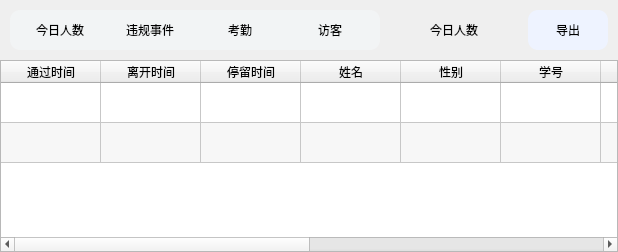
        <widget class="QWidget" name="page">
         <layout class="QVBoxLayout" name="verticalLayout_7" stretch="1,8">
          <property name="spacing">
           <number>0</number>
          </property>
          <property name="leftMargin">
           <number>0</number>
          </property>
          <property name="topMargin">
           <number>0</number>
          </property>
          <property name="rightMargin">
           <number>0</number>
          </property>
          <property name="bottomMargin">
           <number>0</number>
          </property>
          <item>
           <widget class="QWidget" name="widget" native="true">
            <layout class="QHBoxLayout" name="horizontalLayout_4" stretch="4,4,1">
             <property name="spacing">
              <number>50</number>
             </property>
             <property name="leftMargin">
              <number>10</number>
             </property>
             <property name="topMargin">
              <number>10</number>
             </property>
             <property name="rightMargin">
              <number>10</number>
             </property>
             <property name="bottomMargin">
              <number>10</number>
             </property>
             <item>
              <widget class="QWidget" name="button_widget" native="true">
               <property name="styleSheet">
                <string notr="true">background-color: rgb(242, 244, 245);
border-radius: 10px;</string>
               </property>
               <layout class="QHBoxLayout" name="horizontalLayout_2">
                <property name="spacing">
                 <number>10</number>
                </property>
                <property name="leftMargin">
                 <number>10</number>
                </property>
                <property name="topMargin">
                 <number>0</number>
                </property>
                <property name="rightMargin">
                 <number>10</number>
                </property>
                <property name="bottomMargin">
                 <number>0</number>
                </property>
                <item>
                 <widget class="QPushButton" name="today_count_button">
                  <property name="sizePolicy">
                   <sizepolicy hsizetype="Minimum" vsizetype="Fixed">
                    <horstretch>0</horstretch>
                    <verstretch>0</verstretch>
                   </sizepolicy>
                  </property>
                  <property name="minimumSize">
                   <size>
                    <width>80</width>
                    <height>40</height>
                   </size>
                  </property>
                  <property name="styleSheet">
                   <string notr="true">QPushButton
{	border-radius: 10px;
	font: 12pt &quot;黑体&quot;; 
    color:black;
}
/*按钮停留态*/
QPushButton:hover
{	border-radius: 10px;
    color:rgb(27 , 39 , 246);
	background-color:rgb(255 , 255 , 255);
}

/*按钮按下态*/
QPushButton:pressed
{ 	border-radius: 10px;
    background-color:rgb(238 , 243 , 255);
    /*左内边距为3像素，让按下时字向右移动3像素*/  
    padding-left:3px;
    /*上内边距为3像素，让按下时字向下移动3像素*/  
    padding-top:3px;
}</string>
                  </property>
                  <property name="text">
                   <string>今日人数</string>
                  </property>
                 </widget>
                </item>
                <item>
                 <widget class="QPushButton" name="breach_event_button">
                  <property name="minimumSize">
                   <size>
                    <width>80</width>
                    <height>40</height>
                   </size>
                  </property>
                  <property name="styleSheet">
                   <string notr="true">QPushButton
{	border-radius: 10px;
	font: 12pt &quot;黑体&quot;; 
    color:black;
}
/*按钮停留态*/
QPushButton:hover
{	border-radius: 10px;
    color:rgb(27 , 39 , 246);
	background-color:rgb(255 , 255 , 255);
}

/*按钮按下态*/
QPushButton:pressed
{ 	border-radius: 10px;
    background-color:rgb(238 , 243 , 255);
    /*左内边距为3像素，让按下时字向右移动3像素*/  
    padding-left:3px;
    /*上内边距为3像素，让按下时字向下移动3像素*/  
    padding-top:3px;
}</string>
                  </property>
                  <property name="text">
                   <string>违规事件</string>
                  </property>
                 </widget>
                </item>
                <item>
                 <widget class="QPushButton" name="attendance_button">
                  <property name="minimumSize">
                   <size>
                    <width>80</width>
                    <height>40</height>
                   </size>
                  </property>
                  <property name="styleSheet">
                   <string notr="true">QPushButton
{	border-radius: 10px;
	font: 12pt &quot;黑体&quot;; 
    color:black;
}
/*按钮停留态*/
QPushButton:hover
{	border-radius: 10px;
    color:rgb(27 , 39 , 246);
	background-color:rgb(255 , 255 , 255);
}

/*按钮按下态*/
QPushButton:pressed
{ 	border-radius: 10px;
    background-color:rgb(238 , 243 , 255);
    /*左内边距为3像素，让按下时字向右移动3像素*/  
    padding-left:3px;
    /*上内边距为3像素，让按下时字向下移动3像素*/  
    padding-top:3px;
}</string>
                  </property>
                  <property name="text">
                   <string>考勤</string>
                  </property>
                 </widget>
                </item>
                <item>
                 <widget class="QPushButton" name="visitors_button">
                  <property name="minimumSize">
                   <size>
                    <width>80</width>
                    <height>40</height>
                   </size>
                  </property>
                  <property name="styleSheet">
                   <string notr="true">QPushButton
{	border-radius: 10px;
	font: 12pt &quot;黑体&quot;; 
    color:black;
}
/*按钮停留态*/
QPushButton:hover
{	border-radius: 10px;
    color:rgb(27 , 39 , 246);
	background-color:rgb(255 , 255 , 255);
}

/*按钮按下态*/
QPushButton:pressed
{ 	border-radius: 10px;
    background-color:rgb(238 , 243 , 255);
    /*左内边距为3像素，让按下时字向右移动3像素*/  
    padding-left:3px;
    /*上内边距为3像素，让按下时字向下移动3像素*/  
    padding-top:3px;
}</string>
                  </property>
                  <property name="text">
                   <string>访客</string>
                  </property>
                 </widget>
                </item>
               </layout>
              </widget>
             </item>
             <item>
              <widget class="QLabel" name="today_count_label">
               <property name="styleSheet">
                <string notr="true">font: 12pt &quot;黑体&quot;;</string>
               </property>
               <property name="text">
                <string>今日人数</string>
               </property>
              </widget>
             </item>
             <item>
              <widget class="QPushButton" name="export_button">
               <property name="minimumSize">
                <size>
                 <width>80</width>
                 <height>40</height>
                </size>
               </property>
               <property name="styleSheet">
                <string notr="true">QPushButton
{	border-radius: 10px;
	font: 12pt &quot;黑体&quot;; 
    color:black;
	background-color: rgb(238 , 243 , 255);
}
/*按钮停留态*/
QPushButton:hover
{	border-radius: 10px;
    color:rgb(27 , 39 , 246);
	background-color:rgb(238 , 243 , 255);
}

/*按钮按下态*/
QPushButton:pressed
{ 	border-radius: 10px;
    background-color:rgb(238 , 243 , 255);
    /*左内边距为3像素，让按下时字向右移动3像素*/  
    padding-left:3px;
    /*上内边距为3像素，让按下时字向下移动3像素*/  
    padding-top:3px;
}</string>
               </property>
               <property name="text">
                <string>导出</string>
               </property>
              </widget>
             </item>
            </layout>
           </widget>
          </item>
          <item>
           <widget class="QTableWidget" name="tableWidget">
            <property name="styleSheet">
             <string notr="true">font: 10pt &quot;黑体&quot;;
QTableWidget {
alternate-background-color: rgb(226, 226, 226);
}
</string>
            </property>
            <property name="alternatingRowColors">
             <bool>true</bool>
            </property>
            <property name="selectionMode">
             <enum>QAbstractItemView::NoSelection</enum>
            </property>
            <attribute name="horizontalHeaderHighlightSections">
             <bool>true</bool>
            </attribute>
            <attribute name="verticalHeaderVisible">
             <bool>false</bool>
            </attribute>
            <attribute name="verticalHeaderDefaultSectionSize">
             <number>40</number>
            </attribute>
            <attribute name="verticalHeaderHighlightSections">
             <bool>true</bool>
            </attribute>
            <row>
             <property name="text">
              <string>新建行</string>
             </property>
            </row>
            <row>
             <property name="text">
              <string>新建行</string>
             </property>
            </row>
            <column>
             <property name="text">
              <string>通过时间</string>
             </property>
            </column>
            <column>
             <property name="text">
              <string>离开时间</string>
             </property>
            </column>
            <column>
             <property name="text">
              <string>停留时间</string>
             </property>
            </column>
            <column>
             <property name="text">
              <string>姓名</string>
             </property>
            </column>
            <column>
             <property name="text">
              <string>性别</string>
             </property>
            </column>
            <column>
             <property name="text">
              <string>学号</string>
             </property>
            </column>
            <column>
             <property name="text">
              <string>类型</string>
             </property>
            </column>
            <column>
             <property name="text">
              <string>邮箱</string>
             </property>
            </column>
            <column>
             <property name="text">
              <string>团队</string>
             </property>
            </column>
            <column>
             <property name="text">
              <string>手机号码</string>
             </property>
            </column>
            <column>
             <property name="text">
              <string>学院</string>
             </property>
            </column>
            <column>
             <property name="text">
              <string>年级</string>
             </property>
            </column>
           </widget>
          </item>
         </layout>
        </widget>
